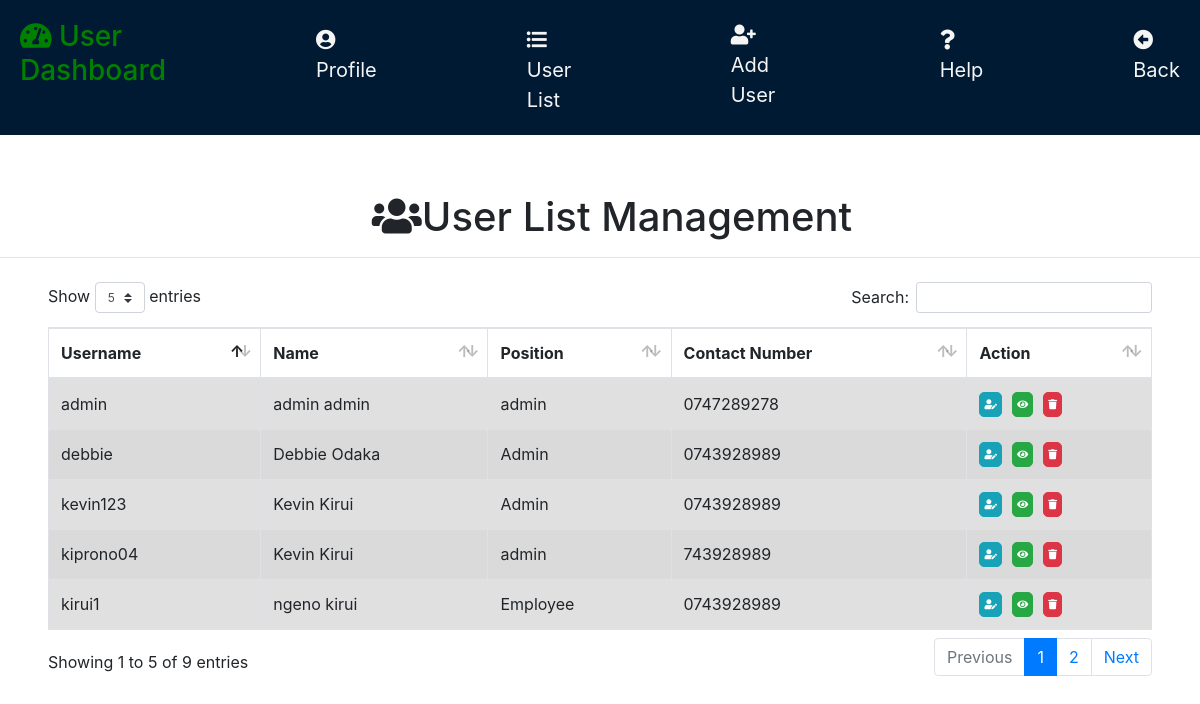
Screenshot of /user/user.php (signed in) with the database file from the repository.
### tables this page shows
CREATE TABLE `users` (
  `id` int(11) NOT NULL,
  `username` varchar(30) NOT NULL,
  `firstname` varchar(30) NOT NULL,
  `lastname` varchar(30) NOT NULL,
  `position` varchar(20) NOT NULL,
  `contact_number` varchar(30) NOT NULL,
  `image` varchar(30) NOT NULL,
  `password` varchar(100) NOT NULL
);

### user/user.php (the view, shortened to what this page needs)
<?php
	include('../user/add.php');
	$sql = "SELECT * FROM users ORDER BY firstname ASC ";
	$result	= mysqli_query($db, $sql);
?>
<!DOCTYPE html>
<html>
<head>
	<?php include('../templates/head1.php');?>
</head>
<body>
		<div>
			<div class="heading">
				<h1 class="ml-4 pt-2"><i class="fas fa-users"></i>User List Management</h1>
			</div>
				<hr>
			<div class="mt-4 pl-lg-5 pr-5">
			<table class="table table-striped table-bordered" id="user_table" style="margin-top: -22px;">
				<thead >
					<tr >
						<th scope="col" class="column-text">Username</th>
						<th scope="col" class="column-text">Name</th>
						<th scope="col" class="column-text">Position</th>
						<th scope="col" class="column-text">Contact Number</th>
						<th scope="col" class="column-text">Action</th>
					</tr>
				</thead>
				<tbody class="table-hover">
					<?php
						while($row = mysqli_fetch_array($result)){
				  	?>
					<tr class="table-active">
						<td><?php echo $row['username'];?></td>
						<td><?php echo $row['firstname'];echo '&nbsp';echo $row['lastname'];?></td>
						<td><?php echo $row['position'];?></td>
						<td><?php echo $row['contact_number'];?></td>
						<td style="display: flex; gap: 10px" class="btn-flex">
							<a name="edit" title="Edit" style='font-size:10px; border-radius:5px;padding:4px;' href="update_user.php?id=<?php echo $row['id'];?>" class="btn btn-info"><i class="fas fa-user-edit"></i></a>
							<button type="button" name="view" style='font-size:10px; border-radius:5px;padding:4px;' id="<?php echo $row['id'];?>" class="btn btn-success btn-xs view_data"><i class="fas fa-eye"></i></button>
							<button type="button" name="delete" title="Delete" style='font-size:10px; border-radius:5px;padding:4px;' data-id="<?php echo $row['id'];?>" class="delete btn btn-danger" data-toggle="#deleteModal" title="Delete"><i class="fas fa-trash"></i></button>
						</td>
					</tr>
					<?php } ?>
				</tbody>
			</table>
			</div>
		</div>
</body>
</html>

### user/base.php (style rules this page uses)
.heading { text-align: center; padding-top: 50px; }

### rows the page displays
users: username "admin", firstname "admin", lastname "admin", position "admin", contact_number "0747289278"
users: username "debbie", firstname "Debbie", lastname "Odaka", position "Admin", contact_number "0743928989"
users: username "kevin123", firstname "Kevin", lastname "Kirui", position "Admin", contact_number "0743928989"
users: username "kiprono04", firstname "Kevin", lastname "Kirui", position "admin", contact_number "743928989"
users: username "kirui1", firstname "ngeno", lastname "kirui", position "Employee", contact_number "0743928989"
